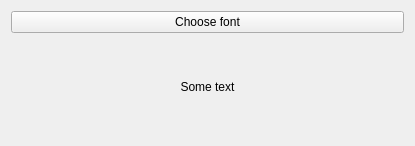
<?xml version="1.0" encoding="UTF-8"?>
<ui version="4.0">
 <class>Widget</class>
 <widget class="QWidget" name="Widget">
  <property name="geometry">
   <rect>
    <x>0</x>
    <y>0</y>
    <width>415</width>
    <height>146</height>
   </rect>
  </property>
  <property name="windowTitle">
   <string>Widget</string>
  </property>
  <layout class="QVBoxLayout" name="verticalLayout">
   <item>
    <widget class="QPushButton" name="chooseFontButton">
     <property name="text">
      <string>Choose font</string>
     </property>
    </widget>
   </item>
   <item>
    <widget class="QLabel" name="label">
     <property name="text">
      <string>Some text</string>
     </property>
     <property name="alignment">
      <set>Qt::AlignCenter</set>
     </property>
     <property name="wordWrap">
      <bool>true</bool>
     </property>
    </widget>
   </item>
  </layout>
 </widget>
 <layoutdefault spacing="6" margin="11"/>
 <resources/>
 <connections/>
</ui>
